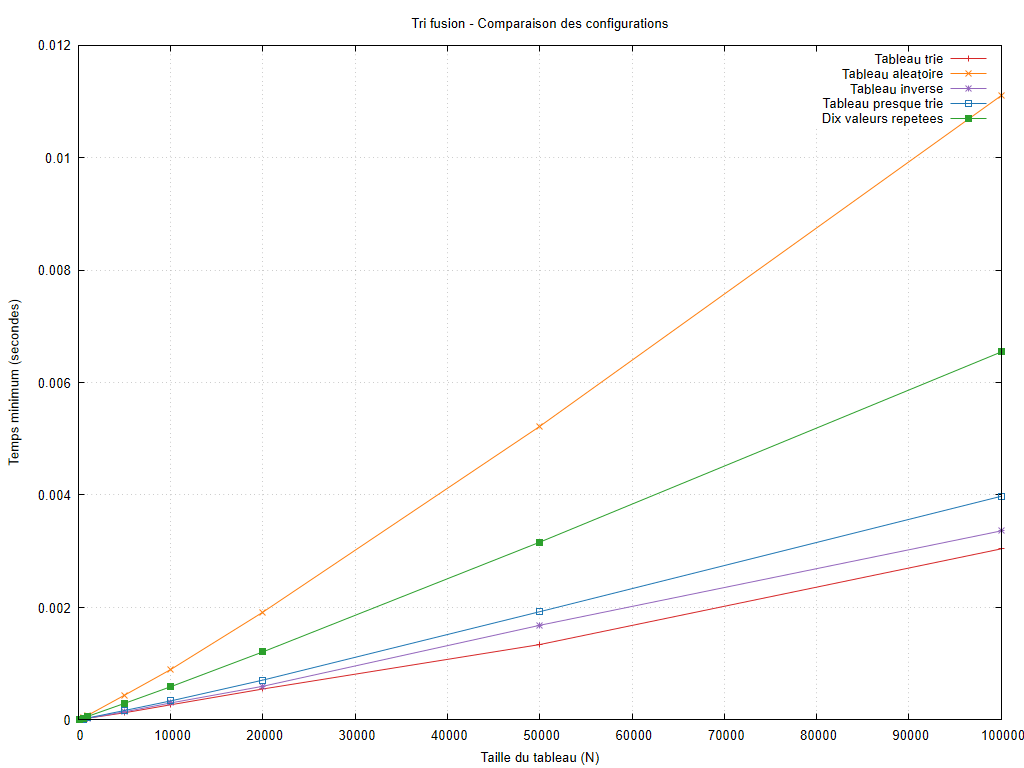

This chart was generated by the following gnuplot code:
set encoding utf8
set terminal pngcairo size 1024,768 font 'Arial,10'
set output 'graphiques/20261010_184935/cases/merge_sort_cases.png'
set datafile missing 'non_mesure'
set title 'Tri fusion - Comparaison des configurations'
set xlabel 'Taille du tableau (N)'
set ylabel 'Temps minimum (secondes)'
set grid
set yrange [0:*]
plot 'resultats/20261010_184935/cases/merge_sort_cases.dat' using 1:2 title 'Tableau trie' with linespoints lc rgb '#d62728', 'resultats/20261010_184935/cases/merge_sort_cases.dat' using 1:3 title 'Tableau aleatoire' with linespoints lc rgb '#ff7f0e', 'resultats/20261010_184935/cases/merge_sort_cases.dat' using 1:4 title 'Tableau inverse' with linespoints lc rgb '#9467bd', 'resultats/20261010_184935/cases/merge_sort_cases.dat' using 1:5 title 'Tableau presque trie' with linespoints lc rgb '#1f77b4', 'resultats/20261010_184935/cases/merge_sort_cases.dat' using 1:6 title 'Dix valeurs repetees' with linespoints lc rgb '#2ca02c'
unset output
